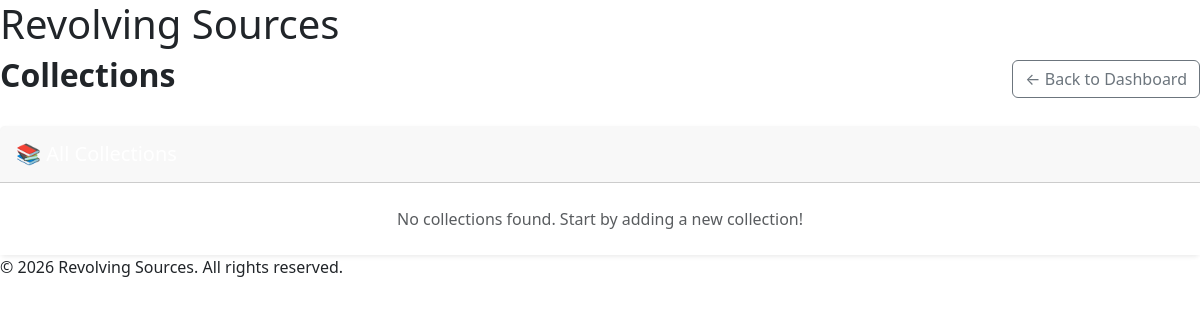
Page /collections on the earlier database version.
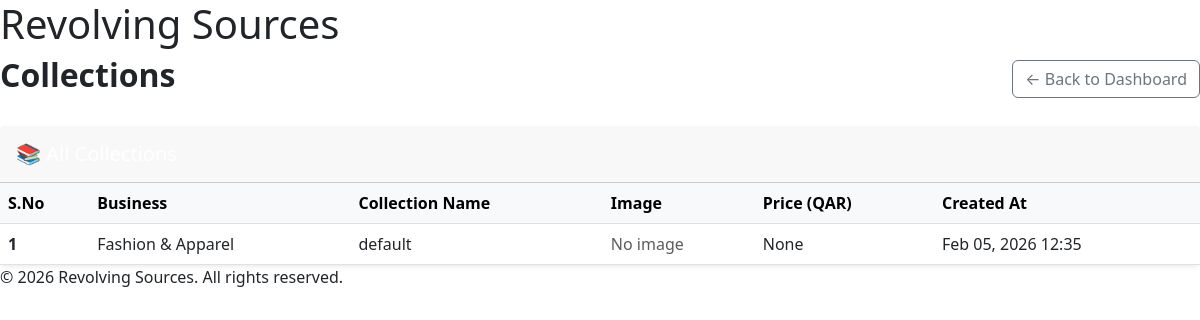
Same page on the later database version.
### infoweb/models.py (models this page shows, shortened)
class Collection(models.Model):
    business = models.ForeignKey('Business', on_delete=models.CASCADE, related_name='collections')
    name = models.CharField(max_length=150)
    description = models.TextField(blank=True)
    image = models.ImageField(upload_to='collections/', blank=True, null=True)
    price = models.DecimalField(max_digits=10, decimal_places=2, blank=True, null=True)
    created_at = models.DateTimeField(auto_now_add=True)

class Business(models.Model):
    BUSINESS_TYPES = [
        ('produce', 'Fresh Produce'),
        ('ecommerce', 'E-Commerce'),
        ('services', 'Business Services'),
        ('apparel', 'Fashion & Apparel'),
    ]
    type = models.CharField(max_length=20, choices=BUSINESS_TYPES)
    title = models.CharField(max_length=100)
    subtitle = models.CharField(max_length=150)
    description = models.TextField()
    features = models.JSONField(default=list)  # store list of features
    image_url = models.URLField(blank=True)

### infoweb/views.py (the view)
# urls.py: path('collections',views.collection_list,name='collection-list'),
def collection_list(request):
    collections = Collection.objects.select_related('business').order_by('-created_at')
    return render(request, "infoweb/collection_list.html", {
        "collections": collections
    })

### infoweb/templates/infoweb/collection_list.html
{% extends "infoweb/layout.html" %}
{% block body %}
    <div class="d-flex justify-content-between align-items-center mb-4">
        <h2 class="fw-bold text-teal">Collections</h2>
        <a href="{% url 'index' %}" class="btn btn-outline-secondary">
        ← Back to Dashboard
        </a>
    </div>
    <div class="card shadow-sm border-0">
        <div class="card-header bg-teal text-white py-3">
        <h5 class="mb-0">📚 All Collections</h5>
        </div>
        <div class="card-body bg-white p-0">
        {% if collections %}
        <table class="table table-hover mb-0">
            <thead class="table-light">
            <tr>
                <th scope="col">S.No</th>
                <th scope="col">Business</th>
                <th scope="col">Collection Name</th>
                <th scope="col">Image</th>
                <th scope="col">Price (QAR)</th>
                <th scope="col">Created At</th>
            </tr>
            </thead>
            <tbody>
            {% for collection in collections %}
            <tr>
                <th scope="row">{{ forloop.counter }}</th>
                <td>{{ collection.business.title }}</td>
                <td>{{ collection.name }}</td>
                <td>
                {% if collection.image %}
                    <img src="{{ collection.image.url }}" alt="{{ collection.name }}" width="70" class="rounded shadow-sm" />
                {% else %}
                    <span class="text-muted">No image</span>
                {% endif %}
                </td>
                <td>{{ collection.price }}</td>
                <td>{{ collection.created_at|date:"M d, Y H:i" }}</td>
            </tr>
            {% endfor %}
            </tbody>
        </table>
        {% else %}
        <div class="p-4 text-center text-muted">
            No collections found. Start by adding a new collection!
        </div>
        {% endif %}
        </div>
    </div>
    {% endblock %}

Differences in the rows shown:
added Collection: business "Fashion & Apparel", name "default", image "No image", price "None", created_at "Feb 05, 2026 12:35"
Other differences:
text no longer shown: "No collections found. Start by adding a new collection!"
text now shown: "S.No Business Collection Name Image Price (QAR) Created At"
